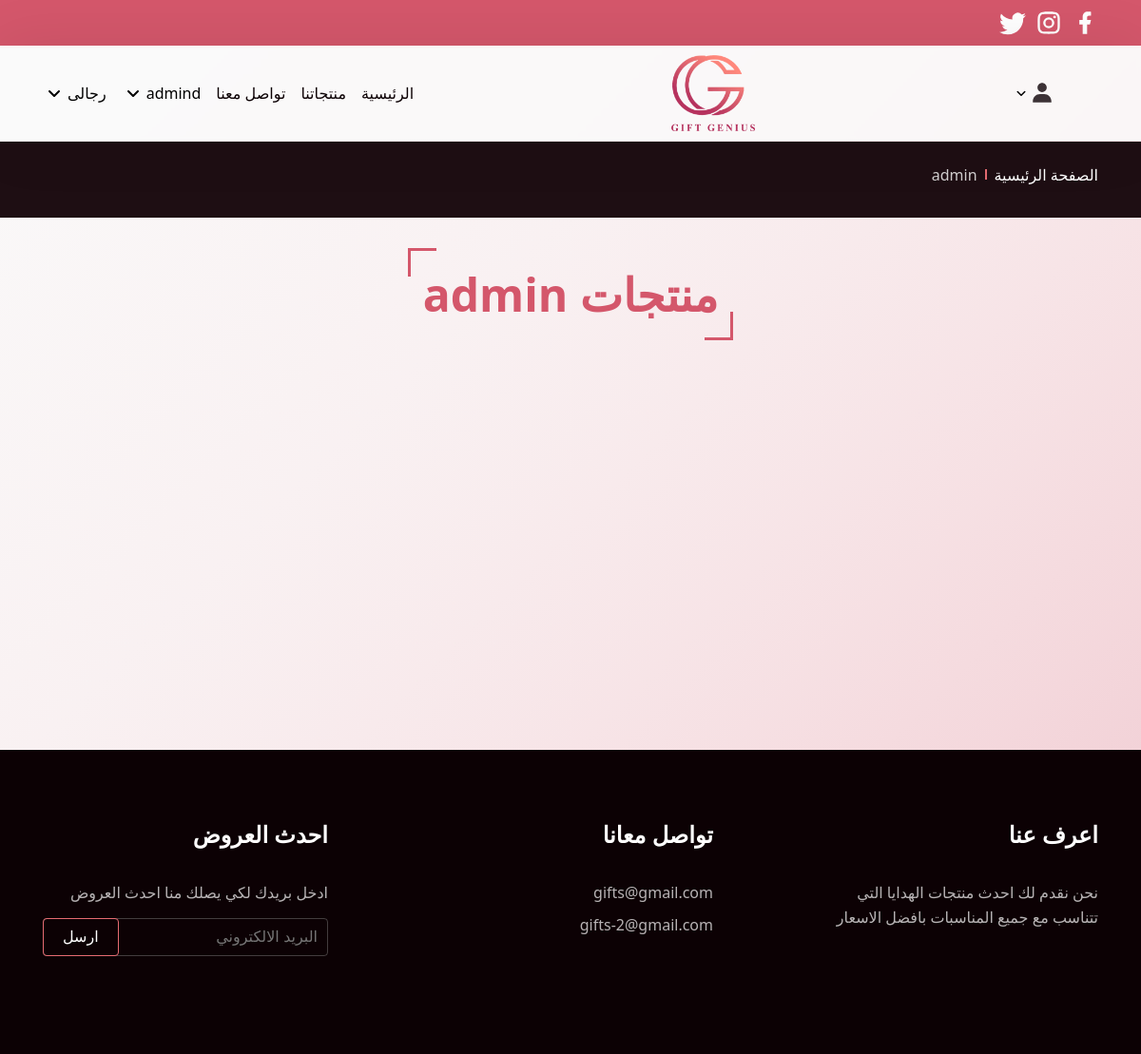
The app's page /Categories.php?id=3 with its own data.
### tables this page shows
CREATE TABLE `main_categories` (
  `id` int(11) UNSIGNED NOT NULL,
  `name` varchar(255) DEFAULT NULL
);

CREATE TABLE `sub_categories` (
  `id` int(11) UNSIGNED NOT NULL,
  `name` varchar(255) DEFAULT NULL,
  `main_id` int(11) UNSIGNED DEFAULT NULL
);

### system/helper.php (called while the page is built, shortened)
<?php
if (!function_exists('runQuery')) {
    function runQuery($query)
    {
        $servername = "localhost";
        $username = "root";
        $password = "";
        $database = "gift";
        $conn = new mysqli($servername, $username, $password, $database);
        $conn->set_charset("utf8");
        return $conn->query($query);
    }
}

### Categories.php (the view, shortened to what this page needs)
<?php
require('system/helper.php');
$categorySql = "SELECT * FROM sub_categories WHERE main_id =  '{$_GET['id']}'";
$selectCategoryResult = runQuery($categorySql);
$category = $selectCategoryResult->fetch_assoc();
?>
<!DOCTYPE html>
<html lang="ar">
<head>
    <link rel="stylesheet" href="./assets/css/Categories-CNS4Ug1L.css"/>
    <link rel="stylesheet" href="./assets/css/Categories-YAZY97fB.css"/>
</head>
<body>
<?php
include 'layout/inc/header.php';
?>
<main>
    <section class="breadcrumb relative overflow-hidden">
        <div class="container">
            <ul class="d-flex items-center  relative">
                <li class="defPage "><a href="index.php" class=""> الصفحة الرئيسية </a></li>
                <li class="separator"></li>
                <li class="linkPage"><?php echo $category['name'] ?></li>
            </ul>
        </div>
    </section>
    <section class="LastProduct">
        <div class="mainHeading text-center"><h2 class="fs-48 fw-700 d-inline-block relative ">منتجات <?php echo $category['name'] ?> </h2>
        </div>
    </section>
</main>
<footer>
    <div class="container d-flex items-start justify-between">
        <div class="footer-ul about-us"><p class="title fs-24 fw-700">اعرف عنا</p>
            <p class="dec line-relaxed fs-16">
                نحن نقدم لك احدث منتجات الهدايا التي تتناسب مع جميع المناسبات بافضل
                الاسعار
            </p></div>
        <div class="footer-ul contact-us"><p class="title fs-24 fw-700">تواصل معانا</p>
            <p class="dec line-relaxed fs-16">gifts@gmail.com</p>
            <p class="dec line-relaxed fs-16 pt-4">gifts-2@gmail.com</p></div>
        <div class="footer-ul news"><p class="title fs-24 fw-700">احدث العروض</p>
            <p class="dec line-relaxed fs-16">ادخل بريدك لكي يصلك منا احدث العروض</p>
            <form action="index.php">
                <div class="from-group relative mt-7"><input type="email" placeholder="البريد الالكتروني"
                                                             class="round-4 pr-5">
                    <button class="btn  btn-skew sendEmails round-4 px-9  top-0 left-0" type="submit"
                            aria-label="send email">
                        ارسل
                    </button>
                </div>
            </form>
        </div>
    </div>
</footer>
</body>
</html>

### layout/inc/header.php (shortened to what this page needs)
<?php
require('system/helper.php');
$selectCategoriesSql = 'SELECT * FROM main_categories order by id DESC';
$selectCategoriesResult = runQuery($selectCategoriesSql);
?>
<nav class="topNav absolute top-0 py-5">
    <div class="container">
        <div class="icons d-flex items-center gap-y-5">
            <svg width="24" height="24" viewBox="0 0 24 24" data-icon="facebook">
                <symbol id="ai:local:facebook">
                    <path fill="currentColor"
                          d="M14 13.5h2.5l1-4H14v-2c0-1.03 0-2 2-2h1.5V2.14c-.326-.043-1.557-.14-2.857-.14C11.928 2 10 3.657 10 6.7v2.8H7v4h3V22h4z"/>
                </symbol>
                <use xlink:href="#ai:local:facebook"></use>
            </svg>
              </div>
    </div>
</nav>
<header class="absolute">
    <div class="container">
        <nav class="d-flex items-center justify-between py-5">
            <ul class="iconList d-flex items-center">
                <li class="nav-items"><a href="cart.php" class="nav-link mt-3">
                        <svg width="1em" height="1em" viewBox="0 0 512 512" data-icon="cart2">
                            <use xlink:href="#ai:local:cart2"></use>
                        </svg>
                    </a></li>
                <li class="dropdown nav-items pr-8 relative d-flex items-center openDropDown" data-drop="drop-0"><span
                            class="fw-700 nav-link relative openDropDown"  data-drop="drop-0">
                                     </span>
                </li>
            </ul>
            <a href="index.php" class="logo mx-auto"> <img src="./assets/images/gifts-AELogo-Cz-3vIdu_86Imp.webp"
                                                           alt="logo for Gift Genius " class="img-cover" loading="eager"
                                                           width="620" height="559" decoding="async"> </a>
            <ul class="d-flex items-center link-list normalMenu">
                <li class="nav-items pr-8"><a class="fw-500 nav-link  relative" href="index.php"> الرئيسية </a></li>
                <li class="nav-items pr-8"><a class="fw-500 nav-link  relative" href="product.php"> منتجاتنا </a></li>
                <li class="nav-items pr-8"><a class="fw-500 nav-link  relative" href="ContactUs.php"> تواصل معنا </a>
                </li>
                <?php
                if ($selectCategoriesResult->num_rows > 0) {
                    while ($row = $selectCategoriesResult->fetch_assoc()) {
                        $selectSubCategoriesSql = "SELECT * FROM sub_categories Where `main_id`= {$row['id']} order by id DESC";
                        $selectSubCategoriesResult = runQuery($selectSubCategoriesSql);
                        ?>
                        <li class="dropdown nav-items pr-8 relative d-flex items-center openDropDown"
                            data-drop="drop-<?php echo $row['id']; ?>"><span
                                    class="fw-500 nav-link relative openDropDown"
                                    data-drop="drop-<?php echo $row['id']; ?>"> <?php echo $row['name']; ?></span>
                            <svg width="24" height="24" viewBox="0 0 24 24" class="pr-1 openDropDown"
                                 data-drop="drop-<?php echo $row['id']; ?>" id="arrowDropDown"
                                 data-icon="arrow-down">
                                <use xlink:href="#ai:local:arrow-down"></use>
                            </svg>
                        </li>
                        <?php
                    }
                }
                ?>
            </ul>
        </nav>
    </div>
</header>

### assets/css/Categories-CNS4Ug1L.css (style rules this page uses)
.LastProduct,.steps { min-height:100vh;padding-bottom:5vh }
.LastProduct { min-height:70vh }

### layout/assets/css.php (style rules this page uses)
body { font-family: Cairo, '_font_fallback_700968135695', system-ui; }

### records on screen
main_categories: name "رجالى"
main_categories: name "admind", $row['id'] 2 (drawn)
sub_categories: name "admin"
